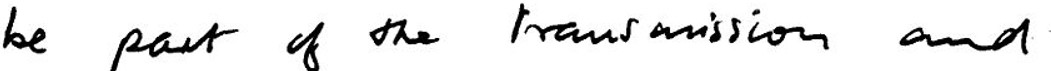
#> input picture Images/ss2.jpg, 1051 x 71 px, found by its file name
$ jupyter execute WordSegmentation.ipynb
#> lines starting #> are read from the running program, lines starting #| are printed output that depends on the picture; after the words box and inside, x2 and y2 are one past the last pixel; in counts of white or black regions, pixels touching at a corner belong together
[cell 1]
import cv2
import matplotlib.pyplot as plt
import numpy as np

[cell 2]
img = cv2.imread('Images./ss2.jpg')
#> img is the input picture: shape (71, 1051, 3); min 0, max 255, mean 231.4

[cell 3]
plt.imshow(img)

[cell 4]
img_grayscale = cv2.cvtColor(img,cv2.COLOR_BGR2GRAY)

[cell 5]
plt.imshow(img_grayscale/255.0,cmap='gray')
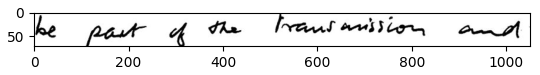
#> figure drawn by matplotlib, 1 panel

[cell 6]
threshold, thresh_inv = cv2.threshold(img_grayscale,150,255,cv2.THRESH_BINARY_INV)
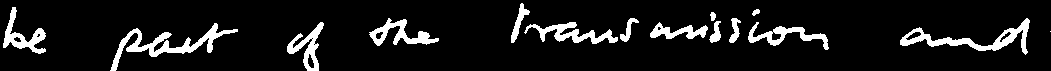
#> thresh_inv: shape (71, 1051); 9.6% white; 15 white regions (1 under 20 px), largest, box (x1, y1, x2, y2) and area: (110, 23, 238, 71) 1310, (900, 18, 1030, 55) 1160, (524, 22, 618, 44) 777
cv2.imshow('Simple Thresholded Inverse',thresh_inv)
cv2.waitKey(0)

[cell 7]
adaptive_thresh = cv2.adaptiveThreshold(img_grayscale, 255, cv2.ADAPTIVE_THRESH_MEAN_C,cv2.THRESH_BINARY_INV,11,3)
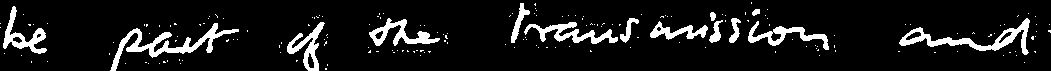
#> adaptive_thresh: shape (71, 1051); 9.9% white; 183 white regions (169 under 20 px), largest, box (x1, y1, x2, y2) and area: (110, 23, 239, 71) 1276, (899, 18, 1030, 55) 1129, (524, 22, 618, 44) 758
cv2.imshow('AdaptiveThresholding', adaptive_thresh)
cv2.waitKey(0)

[cell 8]
vertical_hist =np.sum(adaptive_thresh,axis=0)/255
#> vertical_hist = 1051 values, max 42 at index 314, min 0 at index 1, mean 7

[cell 9]
vertical_hist.shape
#> Out = (1051,)

[cell 10]
len(img)
#> Out = 71

[cell 11]
fig = plt.figure()

fig.set_figheight(6)
fig.set_figwidth(50)
ax1 = fig.add_subplot(221)
ax2 = fig.add_subplot(223)
ax1.imshow(adaptive_thresh)
ax2.plot(vertical_hist)
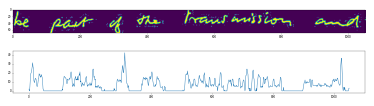
#> figure drawn by matplotlib, 2 panels; panel 2: curve peaks at x = 314, y = 42

[cell 12]
np.min(vertical_hist)
#> Out = 0

[cell 13]
def word_extractor(temp_line_array,line_hist):
    new_arr = []
    counter = 0
    for i in line_hist:
        if i >= 2:
            new_arr.append(temp_line_array[:,counter])
        else:
            for i in range(counter):
                temp_line_array = np.delete(temp_line_array,0,1)
                line_hist = np.delete(line_hist,0,)
            break
        counter += 1

    new_arr = np.array(new_arr)
    new_arr = np.transpose(new_arr)

    return new_arr,temp_line_array,line_hist

[cell 14]
def word_gap_remover(temp_line_array,word_gap_counter,line_hist):
    for i in range(word_gap_counter):
        temp_line_array = np.delete(temp_line_array,0,1)
        line_hist = np.delete(line_hist,0,)
    return temp_line_array, line_hist

[cell 15]
temp_line_array = adaptive_thresh
line_hist = vertical_hist
#> line_hist has the same summary as vertical_hist
word_gap_counter = 0
for i in vertical_hist:
    if i <= 2:
        word_gap_counter += 1
    else:
        break
#> this loop made 4 passes
#> i on passes 1 to 4: 2, 0, 0, 5
#> after the loop, word_gap_counter = 3
temp_line_array, line_hist = word_gap_remover(temp_line_array,word_gap_counter,line_hist)
#> the loop in word_gap_remover, `for i in range(word_gap_counter):` made 3 passes
#> pass 1, in word_gap_remover, `temp_line_array = np.delete(temp_line_array,0,1)`:
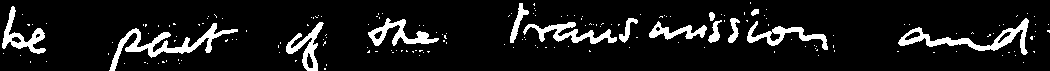
#> temp_line_array: shape (71, 1050); 9.9% white; 181 white regions (167 under 20 px), largest, box (x1, y1, x2, y2) and area: (109, 23, 238, 71) 1276, (898, 18, 1029, 55) 1129, (523, 22, 617, 44) 758
#> pass 2, in word_gap_remover, `temp_line_array = np.delete(temp_line_array,0,1)`:
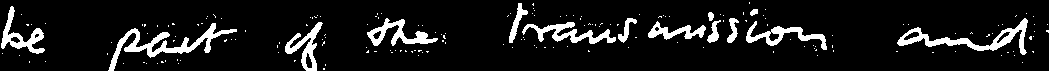
#> temp_line_array: shape (71, 1049); 9.9% white; 181 white regions (167 under 20 px), largest, box (x1, y1, x2, y2) and area: (108, 23, 237, 71) 1276, (897, 18, 1028, 55) 1129, (522, 22, 616, 44) 758
#> pass 3, in word_gap_remover, `temp_line_array = np.delete(temp_line_array,0,1)`:
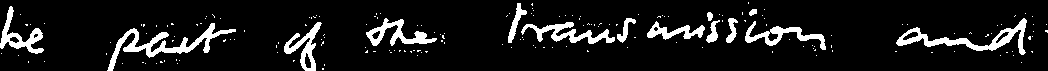
#> temp_line_array: shape (71, 1048); 9.9% white; 181 white regions (167 under 20 px), largest, box (x1, y1, x2, y2) and area: (107, 23, 236, 71) 1276, (896, 18, 1027, 55) 1129, (521, 22, 615, 44) 758
#> after the loop in word_gap_remover, `for i in range(word_gap_counter):`: line_hist = 1048 values, max 42 at index 311, min 0 at index 45, mean 7.02

word_array,temp_line_array, line_hist = word_extractor(temp_line_array,line_hist)
#> the loop in word_extractor, `for i in line_hist:` made 46 passes
#> after the loop in word_extractor, `for i in line_hist:`:
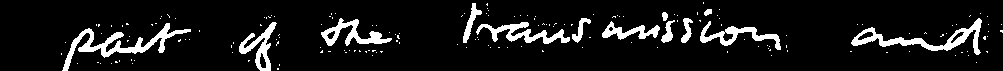
#> temp_line_array: shape (71, 1003); 9.4% white; 172 white regions (159 under 20 px), largest, box (x1, y1, x2, y2) and area: (62, 23, 191, 71) 1276, (851, 18, 982, 55) 1129, (476, 22, 570, 44) 758
#> after the loop in word_extractor, `for i in line_hist:`: counter = 45; line_hist = 1003 values, max 42 at index 266, min 0 at index 0, mean 6.68; new_arr = 45 items
#> in word_extractor, `new_arr = np.array(new_arr)`:
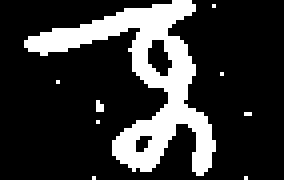
#> new_arr: shape (45, 71) (shown 4 times larger); 20.5% white; 9 white regions (8 under 20 px), largest, box (x1, y1, x2, y2) and area: (6, 0, 54, 44) 643
#> in word_extractor, `new_arr = np.transpose(new_arr)`:
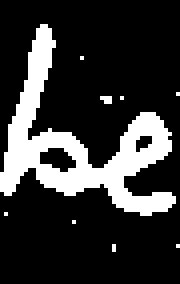
#> new_arr: shape (71, 45) (shown 4 times larger); 20.5% white; 9 white regions (8 under 20 px), largest, box (x1, y1, x2, y2) and area: (0, 6, 44, 54) 643
plt.imshow(temp_line_array)
cv2.imshow('word_array', word_array)
cv2.waitKey(0)
# for i in line_hist:
#     print(i)
word_array.shape
#> Out = (71, 45)
